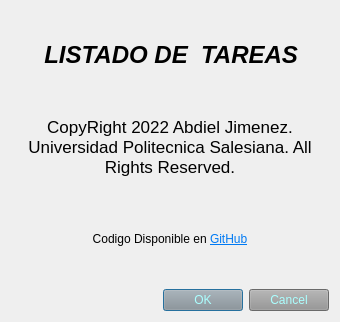
<?xml version="1.0" encoding="UTF-8"?>
<ui version="4.0">
 <class>AcercaDe</class>
 <widget class="QDialog" name="AcercaDe">
  <property name="geometry">
   <rect>
    <x>0</x>
    <y>0</y>
    <width>340</width>
    <height>322</height>
   </rect>
  </property>
  <property name="windowTitle">
   <string>Dialog</string>
  </property>
  <layout class="QVBoxLayout" name="verticalLayout">
   <item>
    <widget class="QLabel" name="label">
     <property name="font">
      <font>
       <pointsize>18</pointsize>
       <italic>true</italic>
       <bold>true</bold>
      </font>
     </property>
     <property name="text">
      <string>     LISTADO DE  TAREAS</string>
     </property>
    </widget>
   </item>
   <item>
    <widget class="QLabel" name="lblDerechos">
     <property name="font">
      <font>
       <pointsize>13</pointsize>
      </font>
     </property>
     <property name="text">
      <string>&lt;html&gt;&lt;head/&gt;&lt;body&gt;&lt;p align=&quot;center&quot;&gt;CopyRight 2022 Abdiel Jimenez. Universidad Politecnica Salesiana. All Rights Reserved.&lt;/p&gt;&lt;/body&gt;&lt;/html&gt;</string>
     </property>
     <property name="wordWrap">
      <bool>true</bool>
     </property>
    </widget>
   </item>
   <item>
    <widget class="QLabel" name="lblGitHub">
     <property name="text">
      <string>&lt;html&gt;&lt;head/&gt;&lt;body&gt;&lt;p align=&quot;center&quot;&gt;Codigo Disponible en &lt;a href=&quot;https://github.com/XMoiX22/examen_jimenez_abdiel&quot;&gt;&lt;span style=&quot; text-decoration: underline; color:#007af4;&quot;&gt;GitHub&lt;/span&gt;&lt;/a&gt;&lt;/p&gt;&lt;/body&gt;&lt;/html&gt;</string>
     </property>
    </widget>
   </item>
   <item>
    <widget class="QDialogButtonBox" name="buttonBox">
     <property name="styleSheet">
      <string notr="true">background-color: rgb(148, 148, 148);
color: rgb(171, 255, 255);</string>
     </property>
     <property name="orientation">
      <enum>Qt::Horizontal</enum>
     </property>
     <property name="standardButtons">
      <set>QDialogButtonBox::Cancel|QDialogButtonBox::Ok</set>
     </property>
    </widget>
   </item>
  </layout>
 </widget>
 <resources/>
 <connections>
  <connection>
   <sender>buttonBox</sender>
   <signal>accepted()</signal>
   <receiver>AcercaDe</receiver>
   <slot>accept()</slot>
   <hints>
    <hint type="sourcelabel">
     <x>248</x>
     <y>254</y>
    </hint>
    <hint type="destinationlabel">
     <x>157</x>
     <y>274</y>
    </hint>
   </hints>
  </connection>
  <connection>
   <sender>buttonBox</sender>
   <signal>rejected()</signal>
   <receiver>AcercaDe</receiver>
   <slot>reject()</slot>
   <hints>
    <hint type="sourcelabel">
     <x>316</x>
     <y>260</y>
    </hint>
    <hint type="destinationlabel">
     <x>286</x>
     <y>274</y>
    </hint>
   </hints>
  </connection>
 </connections>
</ui>
